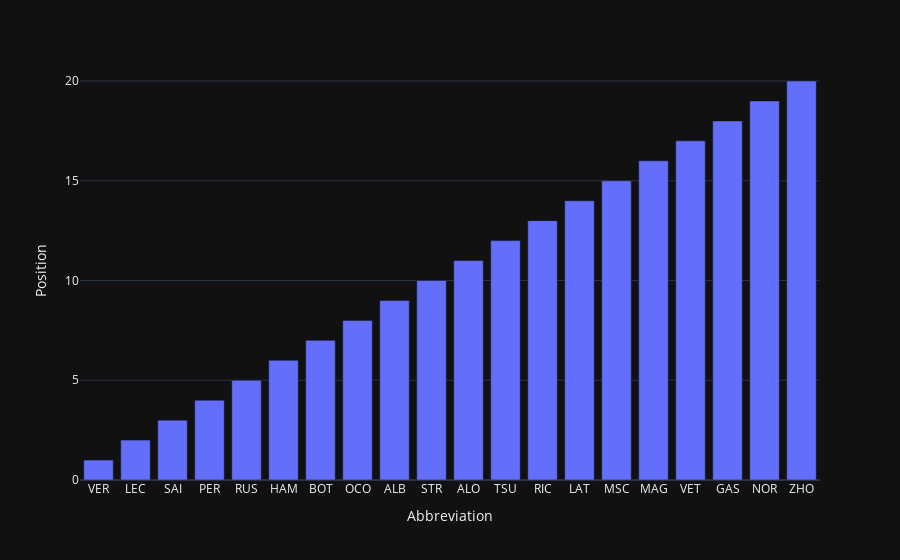

Notebook code for this chart:
### Code cell
px.bar(df, x = "Abbreviation", y = "Position")

### Figure 1 — Plotly figure (JSON) as saved in the notebook; plotly's stock layout.template omitted (floating-point values rounded to 4 significant figures)
{"data": [{"alignmentgroup": "True", "hovertemplate": "Abbreviation=%{x}<br>Position=%{y}<extra></extra>", "legendgroup": "", "marker": {"color": "#636efa", "pattern": {"shape": ""}}, "name": "", "offsetgroup": "", "orientation": "v", "showlegend": false, "textposition": "auto", "type": "bar", "x": ["VER", "LEC", "SAI", "PER", "RUS", "HAM", "BOT", "OCO", "ALB", "STR", "ALO", "TSU", "RIC", "LAT", "MSC", "MAG", "VET", "GAS", "NOR", "ZHO"], "xaxis": "x", "y": [1, 2, 3, 4, 5, 6, 7, 8, 9, 10, 11, 12, 13, 14, 15, 16, 17, 18, 19, 20], "yaxis": "y"}], "layout": {"barmode": "relative", "legend": {"tracegroupgap": 0}, "margin": {"t": 60}, "xaxis": {"anchor": "y", "domain": [0, 1], "title": {"text": "Abbreviation"}}, "yaxis": {"anchor": "x", "domain": [0, 1], "title": {"text": "Position"}}}}
